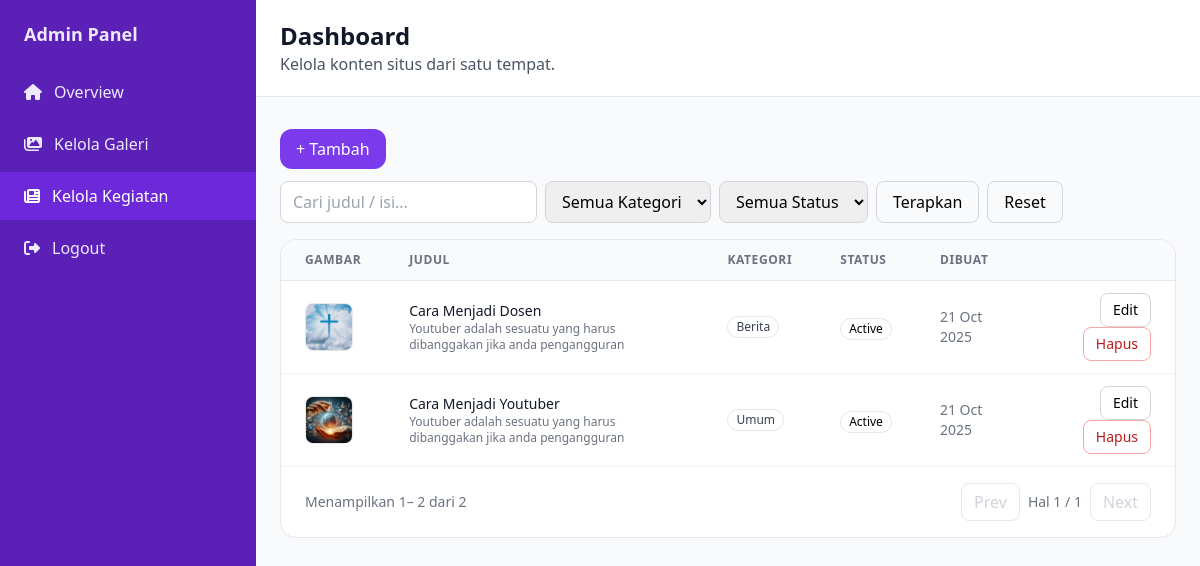
The page /admin/dashboard.php?tab=kegiatan (signed in) on the database its author committed.
### tables this page shows
CREATE TABLE `kegiatan` (
  `id` int(11) NOT NULL,
  `title` varchar(255) NOT NULL,
  `slug` varchar(255) NOT NULL,
  `excerpt` text DEFAULT NULL,
  `content` longtext DEFAULT NULL,
  `image_path` varchar(255) DEFAULT NULL,
  `category` varchar(50) NOT NULL DEFAULT 'umum',
  `status` enum('active','inactive') NOT NULL DEFAULT 'active',
  `author_id` int(11) DEFAULT NULL,
  `created_at` timestamp NOT NULL DEFAULT current_timestamp(),
  `updated_at` timestamp NULL DEFAULT NULL ON UPDATE current_timestamp()
);

### config/database.php (called while the page is built, shortened)
<?php
class Database {
    private $host = "localhost";
    private $db_name = "isr_school";
    private $username = "root";
    private $password = "";
    public function getConnection() {
        $this->conn = null;
        try {
            $this->conn = new PDO("mysql:host=" . $this->host . ";dbname=" . $this->db_name, $this->username, $this->password);
            $this->conn->exec("set names utf8");
            $this->conn->setAttribute(PDO::ATTR_ERRMODE, PDO::ERRMODE_EXCEPTION);
        } catch(PDOException $exception) {
            echo "Connection error: " . $exception->getMessage();
        }
        return $this->conn;
    }
}
?>

### models/Kegiatan.php (called while the page is built, shortened)
<?php
require_once __DIR__ . '/../config/database.php';
class Kegiatan {
  private $db;
  public function __construct() { $this->db = (new Database())->getConnection(); }
  public function all($filters = []) {
    $sql = "SELECT * FROM kegiatan WHERE 1=1";
    $params = [];
    $sql .= " ORDER BY created_at DESC";
    $stmt = $this->db->prepare($sql);
    $stmt->execute();
    return $stmt->fetchAll(PDO::FETCH_ASSOC);
  }
}

### admin/dashboard.php (the view, shortened to what this page needs)
<?php
require_once __DIR__ . '/../models/Kegiatan.php';
$tabk     = $_GET['tab'] ?? 'overview';
$kq      = trim($_GET['kq'] ?? '');
$kcat    = $_GET['kcat'] ?? '';
$kstatus = $_GET['kstatus'] ?? '';
$kpage   = max(1, (int)($_GET['kpage'] ?? 1));
$kPerPage = 10;
$kegiatan = new Kegiatan();
$kFilters = [
  'q'        => $kq ?: null,
  'category' => $kcat ?: null,
  'status'   => $kstatus ?: null,
];
$kAll   = $kegiatan->all($kFilters);
$kTotal = count($kAll);
$kPages = max(1, (int)ceil($kTotal / $kPerPage));
$kOffset= ($kpage - 1) * $kPerPage;
$kItems = array_slice($kAll, $kOffset, $kPerPage);
$kCatLabels = ['umum'=>'Umum','berita'=>'Berita','artikel'=>'Artikel','pengumuman'=>'Pengumuman'];
function h($s){ return htmlspecialchars((string)$s, ENT_QUOTES, 'UTF-8'); }
$tab     = $_GET['tab'] ?? 'overview';
?>
<!DOCTYPE html>
<html lang="id">
<head>
  <link rel="stylesheet" href="https://cdn.jsdelivr.net/npm/tailwindcss@2.2.19/dist/tailwind.min.css">
  <link rel="stylesheet" href="https://cdnjs.cloudflare.com/ajax/libs/font-awesome/6.5.0/css/all.min.css">
</head>
<body class="bg-gray-50 min-h-screen">
  <div class="flex">
    <aside class="w-64 bg-purple-800 text-purple-100 min-h-screen">
      <div class="px-6 py-5 text-lg font-bold">Admin Panel</div>
      <nav class="space-y-1">
        <a href="#" id="link-overview" class="flex items-center px-6 py-3 hover:bg-purple-700 hover:text-white <?= $tab==='overview'?'bg-purple-700 text-white':'' ?>">
          <i class="fas fa-home mr-3"></i> Overview
        </a>
        <a href="#" id="link-gallery" class="flex items-center px-6 py-3 hover:bg-purple-700 hover:text-white <?= $tab==='gallery'?'bg-purple-700 text-white':'' ?>">
          <i class="fas fa-images mr-3"></i> Kelola Galeri
        </a>
        <a href="#" id="link-kegiatan" class="flex items-center px-6 py-3 hover:bg-purple-700 hover:text-white <?= ($tabk==='kegiatan')?'bg-purple-700 text-white':'' ?>">
          <i class="fas fa-newspaper mr-3"></i> Kelola Kegiatan
        </a>
        <a href="logout.php" class="flex items-center px-6 py-3 hover:bg-purple-700 hover:text-white">
          <i class="fas fa-right-from-bracket mr-3"></i> Logout
        </a>
      </nav>
    </aside>
    <main class="flex-1">
      <header class="bg-white border-b border-gray-200">
        <div class="max-w-7xl mx-auto px-6 py-5">
          <h1 class="text-2xl font-extrabold text-gray-900">Dashboard</h1>
          <p class="text-gray-600">Kelola konten situs dari satu tempat.</p>
        </div>
      </header>
      <div class="max-w-7xl mx-auto px-6 py-8">
        <section id="tab-kegiatan" class="<?= ($tabk==='kegiatan') ? '' : 'hidden' ?>">
          <div class="flex flex-wrap items-center gap-3 mb-4">
            <a href="?tab=kegiatan&kmode=create" class="inline-flex items-center px-4 py-2 rounded-xl bg-purple-600 text-white hover:bg-purple-700">+ Tambah</a>
            <form method="get" class="flex flex-wrap items-center gap-2">
              <input type="text" name="kq" value="<?= h($kq) ?>" placeholder="Cari judul / isi..." class="px-3 py-2 rounded-lg border border-gray-300">
              <select name="kcat" class="px-3 py-2 rounded-lg border border-gray-300">
                <option value="">Semua Kategori</option>
              </select>
              <select name="kstatus" class="px-3 py-2 rounded-lg border border-gray-300">
                <option value="">Semua Status</option>
              </select>
              <button class="px-4 py-2 rounded-lg border border-gray-300">Terapkan</button>
              <a href="?tab=kegiatan" class="px-4 py-2 rounded-lg border border-gray-300">Reset</a>
            </form>
          </div>
          <div class="bg-white rounded-2xl border border-gray-200 overflow-hidden">
            <div class="overflow-x-auto">
              <table class="min-w-full divide-y divide-gray-200">
                <thead class="bg-gray-50">
                  <tr class="text-left text-xs font-semibold text-gray-500 uppercase tracking-wider">
                    <th class="px-6 py-3">Gambar</th>
                    <th class="px-6 py-3">Judul</th>
                    <th class="px-6 py-3">Kategori</th>
                    <th class="px-6 py-3">Status</th>
                    <th class="px-6 py-3">Dibuat</th>
                    <th class="px-6 py-3"></th>
                  </tr>
                </thead>
                <tbody class="bg-white divide-y divide-gray-100">
                  <?php if (!$kItems): ?>
                    <tr><td colspan="6" class="px-6 py-6 text-center text-gray-500">Belum ada konten.</td></tr>
                  <?php else: foreach ($kItems as $p): ?>
                    <tr class="hover:bg-gray-50">
                      <td class="px-6 py-3">
                        <?php if (!empty($p['image_path'])): ?>
                          <img src="/site/<?= h($p['image_path']) ?>" class="h-12 w-12 object-cover rounded-lg border border-gray-200" alt="">
                        <?php else: ?>
                          <div class="h-12 w-12 rounded-lg bg-gray-100 border border-gray-200"></div>
                        <?php endif; ?>
                      </td>
                      <td class="px-6 py-3">
                        <div class="text-sm font-medium text-gray-900"><?= h($p['title']) ?></div>
                        <?php if (!empty($p['excerpt'])): ?>
                          <div class="text-xs text-gray-500 line-clamp-2"><?= h($p['excerpt']) ?></div>
                        <?php endif; ?>
                      </td>
                      <td class="px-6 py-3 text-sm text-gray-700">
                        <span class="inline-flex items-center px-2 py-0.5 rounded-full text-xs font-medium border">
                          <?= h($kCatLabels[strtolower($p['category'] ?? '')] ?? 'Umum') ?>
                        </span>
                      </td>
                      <td class="px-6 py-3">
                        <span class="inline-flex items-center px-2 py-0.5 rounded-full text-xs font-medium border"><?= h(ucfirst($p['status'])) ?></span>
                      </td>
                      <td class="px-6 py-3 text-sm text-gray-500"><?= !empty($p['created_at']) ? h(date('d M Y', strtotime($p['created_at']))) : '-' ?></td>
                      <td class="px-6 py-3 text-right">
                        <a href="?tab=kegiatan&kmode=edit&kid=<?= (int)$p['id'] ?>&kq=<?= urlencode($kq) ?>&kcat=<?= urlencode($kcat) ?>&kstatus=<?= urlencode($kstatus) ?>&kpage=<?= (int)$kpage ?>"
                          class="inline-flex items-center px-3 py-1.5 text-sm rounded-lg border border-gray-300 hover:bg-gray-50">Edit</a>
                        <form action="?tab=kegiatan&kmode=delete" method="post" class="inline" onsubmit="return confirm('Hapus konten ini?')">
                          <button class="inline-flex items-center px-3 py-1.5 text-sm rounded-lg border border-red-300 text-red-700 hover:bg-red-50">Hapus</button>
                        </form>
                      </td>
                    </tr>
                  <?php endforeach; endif; ?>
                </tbody>
              </table>
            </div>
            <div class="px-6 py-4 flex items-center justify-between border-t border-gray-100">
              <div class="text-sm text-gray-500">
                Menampilkan <span class="font-medium"><?= $kTotal ? ($kOffset+1) : 0 ?></span>–
                <span class="font-medium"><?= min($kOffset + $kPerPage, $kTotal) ?></span> dari
                <span class="font-medium"><?= $kTotal ?></span>
              </div>
              <div class="flex items-center gap-2">
                <?php
                  $kBase = ['tab'=>'kegiatan','kq'=>$kq,'kcat'=>$kcat,'kstatus'=>$kstatus];
                  $kPrev = $kpage>1 ? '?'.http_build_query($kBase+['kpage'=>$kpage-1]) : '';
                  $kNext = $kpage<$kPages ? '?'.http_build_query($kBase+['kpage'=>$kpage+1]) : '';
                ?>
                <a href="<?= $kPrev?:'javascript:void(0)' ?>" class="px-3 py-1.5 rounded-lg border <?= $kPrev?'border-gray-300 hover:bg-gray-50 text-gray-700':'border-gray-200 text-gray-300 cursor-not-allowed' ?>">Prev</a>
                <span class="text-sm text-gray-500">Hal <?= (int)$kpage ?> / <?= (int)$kPages ?></span>
                <a href="<?= $kNext?:'javascript:void(0)' ?>" class="px-3 py-1.5 rounded-lg border <?= $kNext?'border-gray-300 hover:bg-gray-50 text-gray-700':'border-gray-200 text-gray-300 cursor-not-allowed' ?>">Next</a>
              </div>
            </div>
          </div>
        </section>
      </div>
    </main>
  </div>
</body>
</html>

### rows shown on the page
kegiatan: image_path (picture), title "Cara Menjadi Dosen", excerpt "Youtuber adalah sesuatu yang harus dibanggakan jika anda pengangguran", category "Berita", status "Active", created_at "21 Oct 2025"
kegiatan: image_path (picture), title "Cara Menjadi Youtuber", excerpt "Youtuber adalah sesuatu yang harus dibanggakan jika anda pengangguran", category "Umum", status "Active", created_at "21 Oct 2025"

### other values the page prints
$kOffset+1 "1"
min($kOffset + $kPerPage, $kTotal) "2"
$kTotal "2"
$kpage "1"
$kPages "1"
